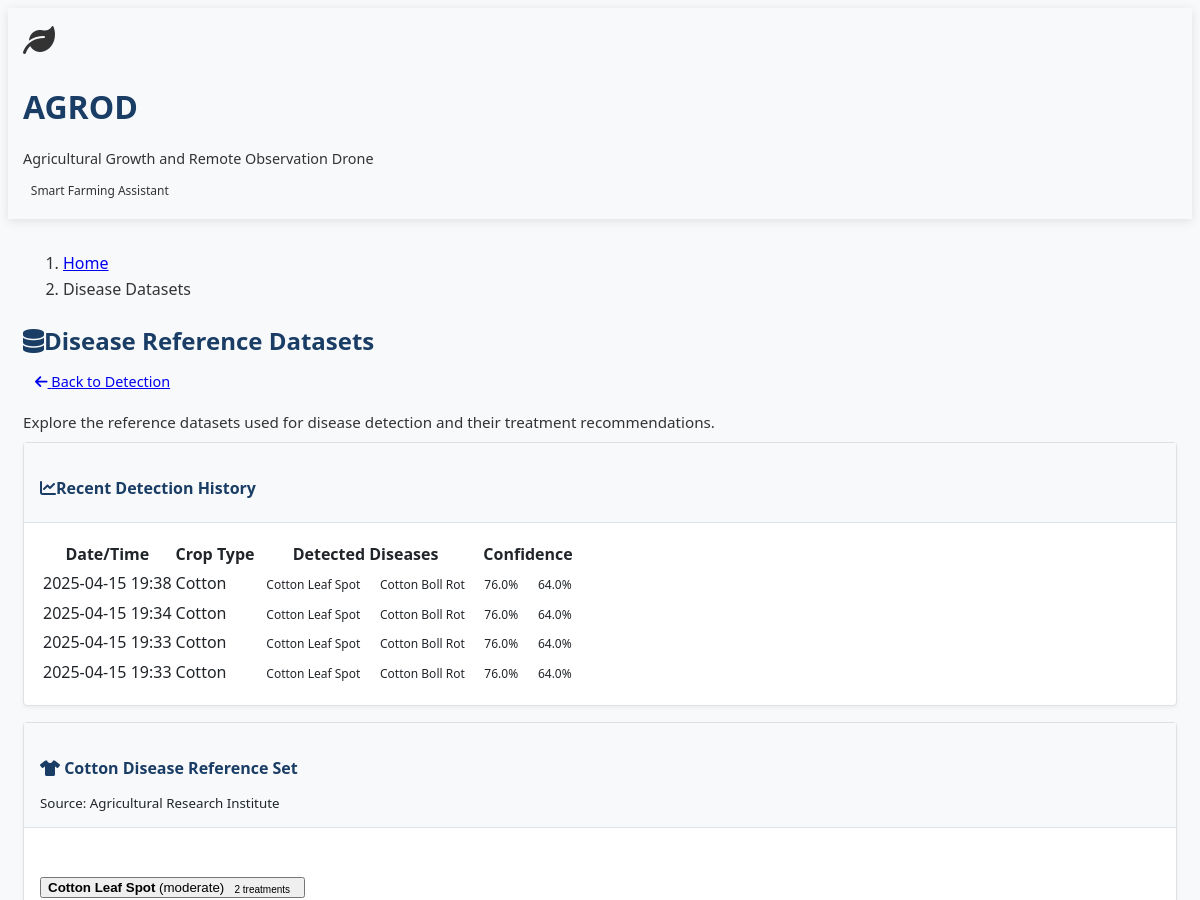
Before: /datasets (upper part) with the older database file.
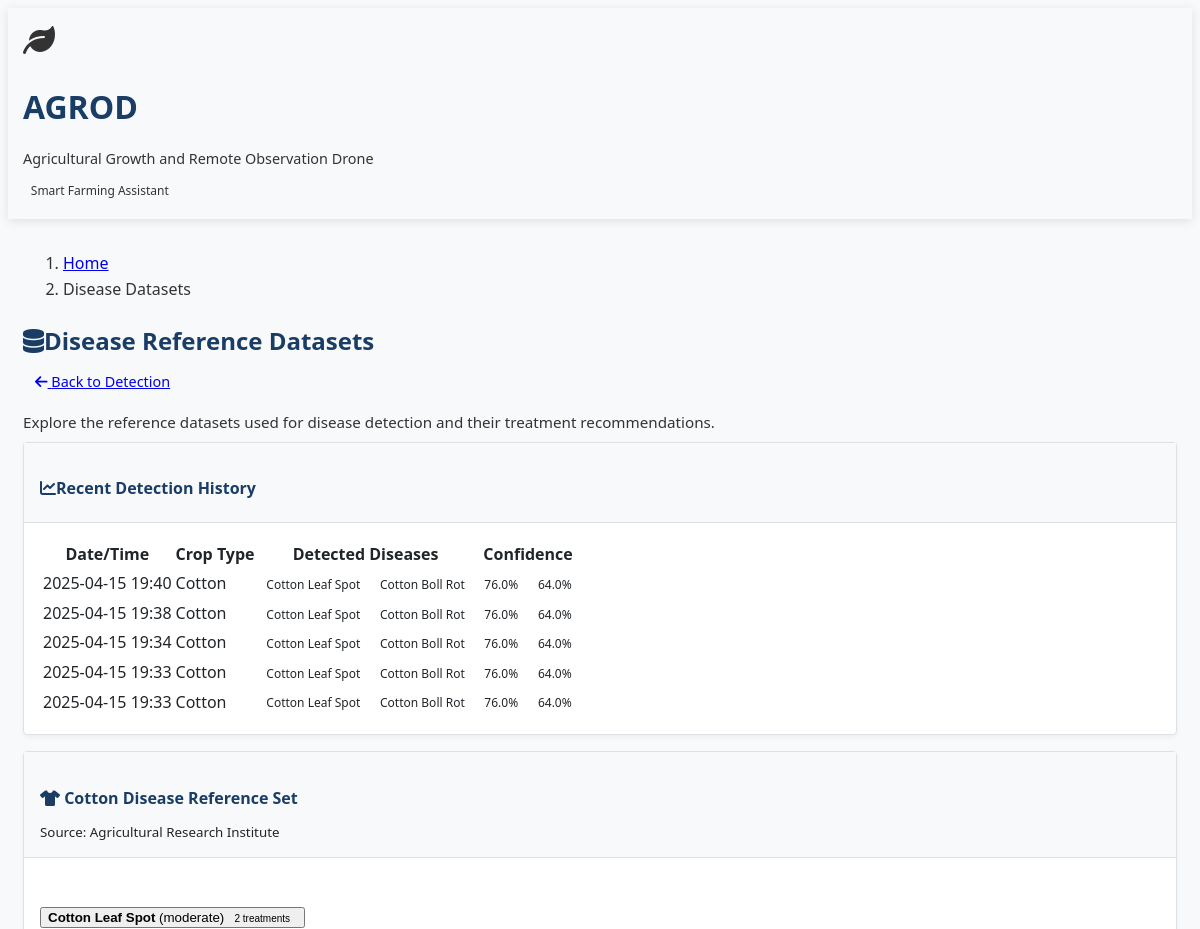
After: the same page with the newer database file.
### models.py (models this page shows, shortened)
class DetectionHistory(db.Model):
    id = db.Column(db.Integer, primary_key=True)
    crop_type = db.Column(db.String(50), nullable=False)
    detected_diseases = db.Column(db.JSON)
    confidence_scores = db.Column(db.JSON)
    image_hash = db.Column(db.String(64))  # Store hash of image for reference
    timestamp = db.Column(db.DateTime, default=datetime.utcnow)

class DiseaseDataset(db.Model):
    id = db.Column(db.Integer, primary_key=True)
    name = db.Column(db.String(100), nullable=False)
    crop_type = db.Column(db.String(50), nullable=False)
    source = db.Column(db.String(200))
    created_at = db.Column(db.DateTime, default=datetime.utcnow)
    disease_samples = db.relationship('DiseaseSample', backref='dataset', lazy=True)

class DiseaseSample(db.Model):
    id = db.Column(db.Integer, primary_key=True)
    disease_name = db.Column(db.String(100), nullable=False)
    description = db.Column(db.Text)
    severity = db.Column(db.String(20))  # mild, moderate, severe
    color_features = db.Column(db.JSON)  # RGB distributions, histograms, etc.
    texture_features = db.Column(db.JSON)  # Texture patterns
    shape_features = db.Column(db.JSON)  # Shape descriptors
    dataset_id = db.Column(db.Integer, db.ForeignKey('disease_dataset.id'), nullable=False)
    recommendations = db.relationship('TreatmentRecommendation', backref='disease', lazy=True)

### app.py (the view)
@app.route('/datasets')
def view_datasets():
    with app.app_context():
        datasets = DiseaseDataset.query.all()
        datasets_with_samples = []
        for dataset in datasets:
            samples = DiseaseSample.query.filter_by(dataset_id=dataset.id).all()
            samples_with_treatments = []
            for sample in samples:
                treatments = TreatmentRecommendation.query.filter_by(disease_id=sample.id).all()
                samples_with_treatments.append({
                    'sample': sample,
                    'treatments': treatments
                })
            datasets_with_samples.append({
                'dataset': dataset,
                'samples': samples_with_treatments
            })
        history = DetectionHistory.query.order_by(DetectionHistory.timestamp.desc()).limit(10).all()
        return render_template('datasets.html',
                              datasets=datasets_with_samples,
                              history=history)

### templates/datasets.html (shortened to what this page needs)
{% extends 'layout.html' %}
{% block content %}
<div class="row mb-4">
    <div class="col-12">
        <nav aria-label="breadcrumb">
            <ol class="breadcrumb">
                <li class="breadcrumb-item"><a href="/">Home</a></li>
                <li class="breadcrumb-item active" aria-current="page">Disease Datasets</li>
            </ol>
        </nav>
        <div class="d-flex justify-content-between align-items-center">
            <h2><i class="fas fa-database me-2"></i>Disease Reference Datasets</h2>
            <a href="/" class="btn btn-outline-primary">
                <i class="fas fa-arrow-left me-1"></i> Back to Detection
            </a>
        </div>
        <p class="text-muted">Explore the reference datasets used for disease detection and their treatment recommendations.</p>
    </div>
</div>
<div class="row mb-4">
    <div class="col-12">
        <div class="card shadow-sm">
            <div class="card-header">
                <h4><i class="fas fa-chart-line me-2"></i>Recent Detection History</h4>
            </div>
            <div class="card-body">
                {% if history %}
                <div class="table-responsive">
                    <table class="table table-hover">
                        <thead>
                            <tr>
                                <th>Date/Time</th>
                                <th>Crop Type</th>
                                <th>Detected Diseases</th>
                                <th>Confidence</th>
                            </tr>
                        </thead>
                        <tbody>
                            {% for record in history %}
                            <tr>
                                <td>{{ record.timestamp.strftime('%Y-%m-%d %H:%M') }}</td>
                                <td>{{ record.crop_type.capitalize() }}</td>
                                <td>
                                    {% for disease in record.detected_diseases %}
                                    <span class="badge bg-primary me-1">{{ disease.split('_')|map('capitalize')|join(' ') }}</span>
                                    {% endfor %}
                                </td>
                                <td>
                                    {% for score in record.confidence_scores %}
                                    <span class="badge bg-secondary me-1">{{ score|round }}%</span>
                                    {% endfor %}
                                </td>
                            </tr>
                            {% endfor %}
                        </tbody>
                    </table>
                </div>
                {% else %}
                <div class="alert alert-info">
                    <i class="fas fa-info-circle me-2"></i>
                    No detection history available yet. Use the detection tool to start building history.
                </div>
                {% endif %}
            </div>
        </div>
    </div>
</div>
{% for dataset_data in datasets %}
<div class="row mb-4">
    <div class="col-12">
        <div class="card shadow-sm">
            <div class="card-header">
                <h4>
                    {% if dataset_data.dataset.crop_type == 'cotton' %}
                    <i class="fas fa-tshirt me-2 text-primary"></i>
                    {% else %}
                    <i class="fas fa-tree me-2 text-success"></i>
                    {% endif %}
                    {{ dataset_data.dataset.name }}
                </h4>
                <small class="text-muted">Source: {{ dataset_data.dataset.source }}</small>
            </div>
            <div class="card-body">
                <div class="accordion" id="dataset{{ dataset_data.dataset.id }}Accordion">
                    {% for sample_data in dataset_data.samples %}
                    <div class="accordion-item bg-dark border-secondary">
                        <h2 class="accordion-header" id="heading{{ sample_data.sample.id }}">
                            <button class="accordion-button collapsed" type="button" data-bs-toggle="collapse"
                                data-bs-target="#collapse{{ sample_data.sample.id }}" aria-expanded="false"
                                aria-controls="collapse{{ sample_data.sample.id }}">
                                <div class="d-flex w-100 justify-content-between align-items-center">
                                    <span><strong>{{ sample_data.sample.disease_name }}</strong> ({{ sample_data.sample.severity }})</span>
                                    <span class="badge bg-primary ms-2">{{ sample_data.treatments|length }} treatments</span>
                                </div>
                            </button>
                        </h2>
                    </div>
                    {% endfor %}
                </div>
            </div>
        </div>
    </div>
</div>
{% endfor %}
{% endblock %}

### templates/layout.html (shortened to what this page needs)
<!DOCTYPE html>
<html lang="en" data-bs-theme="light">
<head>
    <link rel="stylesheet" href="https://cdn.replit.com/agent/bootstrap-agent-light-theme.min.css">
    <link rel="stylesheet" href="{{ url_for('static', filename='css/custom.css') }}">
    <link rel="stylesheet" href="https://cdnjs.cloudflare.com/ajax/libs/font-awesome/6.0.0/css/all.min.css">
</head>
<body class="bg-light">
    <header class="bg-white py-3 border-bottom shadow-sm">
        <div class="container">
            <div class="d-flex align-items-center justify-content-between">
                <div class="d-flex align-items-center">
                    <div class="me-3">
                        <i class="fas fa-leaf text-success fa-2x"></i>
                    </div>
                    <div>
                        <h1 class="mb-0 text-primary">AGROD</h1>
                        <p class="text-muted mb-0" style="font-size: 0.9rem;">Agricultural Growth and Remote Observation Drone</p>
                    </div>
                </div>
                <div>
                    <span class="badge bg-success text-white">
                        Smart Farming Assistant
                    </span>
                </div>
            </div>
        </div>
    </header>
    <main class="py-3">
        <div class="container">
            {% block content %}{% endblock %}
        </div>
    </main>
</body>
</html>

### static/css/custom.css (style rules this page uses)
body { font-family: 'Segoe UI', Roboto, 'Helvetica Neue', Arial, sans-serif; color: #333; line-height: 1.6; background-color: #f8f9fa; }
h1, h2, h3, h4, h5, h6 { font-weight: 600; margin-bottom: 0.5rem; color: #1a3d66; }
p { margin-bottom: 0.5rem; font-size: 0.95rem; }
.container { padding: 1rem 15px; }
header, footer { box-shadow: 0 2px 10px rgba(0, 0, 0, 0.1); }
.card { border-radius: 0.25rem; border: 1px solid #dee2e6; background-color: #ffffff; box-shadow: 0 2px 4px rgba(0, 0, 0, 0.05); margin-bottom: 1rem; }
.card-header { background-color: #f8f9fa; border-bottom: 1px solid #dee2e6; padding: 0.75rem 1rem; font-weight: 500; color: #212529; }
.card-body { padding: 1rem; color: #212529; }
.btn { border-radius: 0.25rem; padding: 0.375rem 0.75rem; font-weight: 400; font-size: 0.9rem; }
.badge { font-weight: 500; padding: 0.35em 0.65em; font-size: 0.75em; border-radius: 0.25rem; }
::placeholder { color: #adb5bd !important; opacity: 1; }

Changed rows visible on the page:
added DetectionHistory: timestamp "2025-04-15 19:40", crop_type "Cotton", split|map "Cotton Leaf Spot" "Cotton Boll Rot", confidence_scores "76.0" "64.0"
